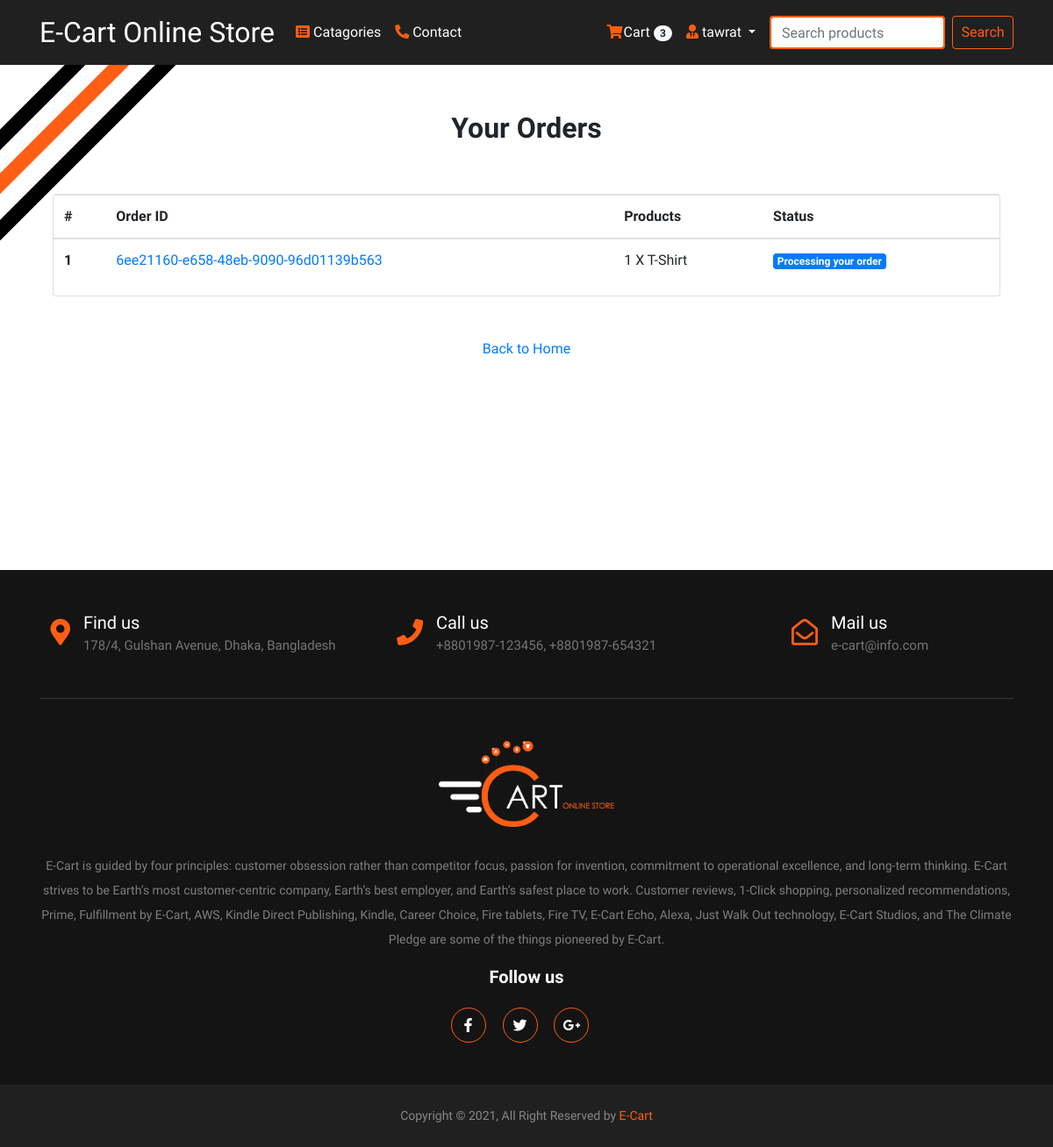
/payment/orders/ (signed in), run on an earlier commit of the app's database.
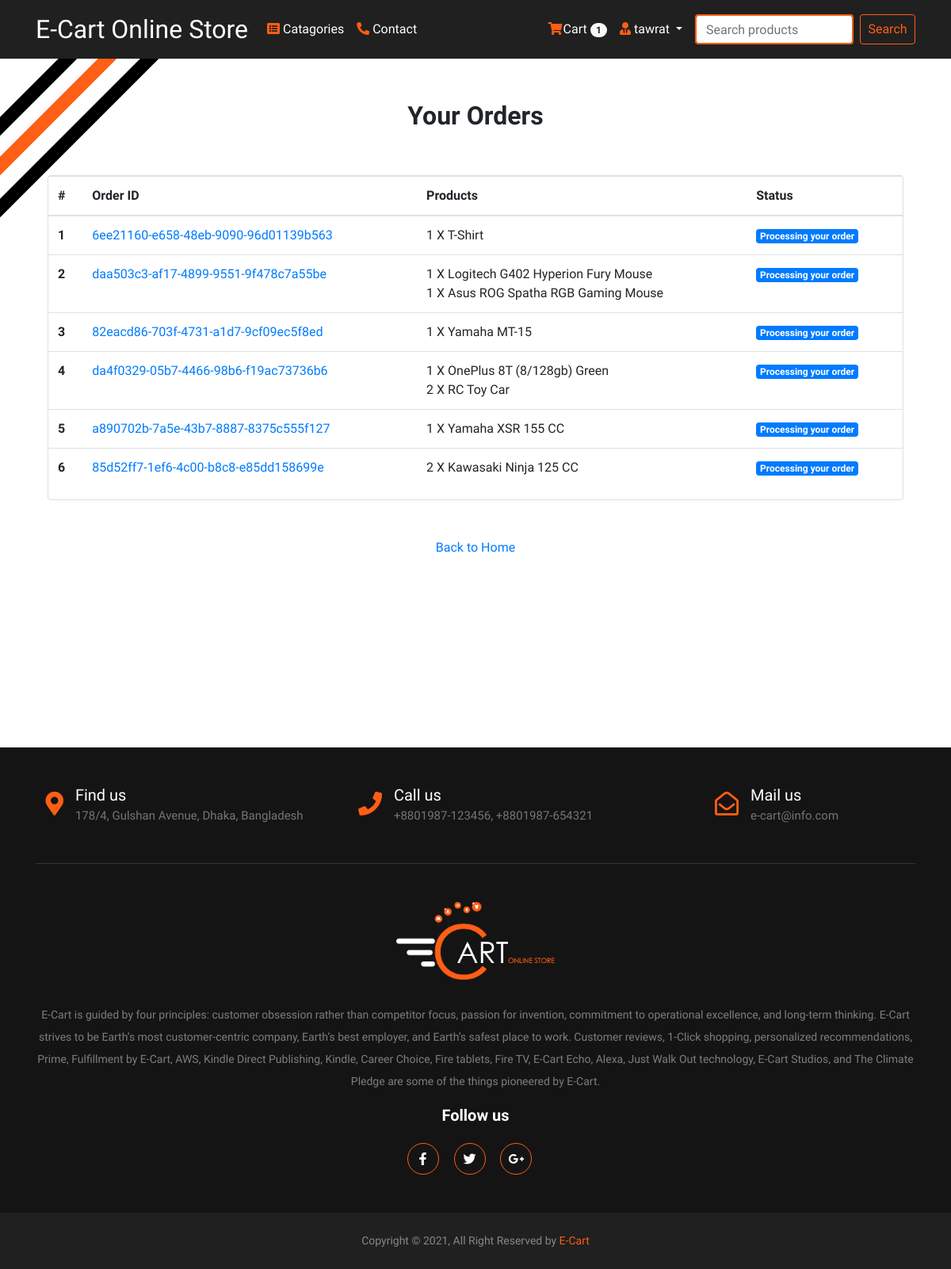
And on a later commit of the database.
### App_Login/models.py (models this page shows, shortened)
class User(AbstractBaseUser, PermissionsMixin):
    email = models.EmailField(unique=True, null=False)
    is_staff = models.BooleanField(
        ugettext_lazy('staff status'),
        default=False,
        help_text=ugettext_lazy('Designated whether the user can log in this site')
    )
    is_active = models.BooleanField(
        ugettext_lazy('active'),
        default=True,
        help_text=ugettext_lazy('Designated whether the user should be treated as active. Unselect this instead of deleting account')
    )
    USERNAME_FIELD = 'email'
    objects = MyUserManager()

class Profile(models.Model):
    user = models.OneToOneField(User, on_delete=models.CASCADE, related_name='profile')
    username = models.CharField(max_length=200, blank=True)
    full_name = models.CharField(max_length=200, blank=True)
    address_1 = models.TextField(max_length=300, blank=True)
    city = models.CharField(max_length=40, blank=True)
    zipcode = models.CharField(max_length=10, blank=True)
    country = models.CharField(max_length=50, blank=True)
    phone = models.CharField(max_length=20, blank=True)
    date_joined = models.DateTimeField(auto_now_add=True)

### App_Order/models.py (models this page shows, shortened)
class Order(models.Model):
    orderitems = models.ManyToManyField(Cart)
    user = models.ForeignKey(settings.AUTH_USER_MODEL, on_delete=models.CASCADE)
    ordered = models.BooleanField(default=False)
    created = models.DateTimeField(auto_now_add = True)
    paymentID = models.CharField(max_length=264, blank=True, null=True)
    orderID = models.CharField(max_length=264, blank=True, null=True)

class Cart(models.Model):
    user = models.ForeignKey(settings.AUTH_USER_MODEL, on_delete=models.CASCADE, related_name='cart')
    item = models.ForeignKey(Product, on_delete=models.CASCADE)
    quantity = models.IntegerField(default=1)
    purchased = models.BooleanField(default=False)
    created = models.DateTimeField(auto_now_add=True)
    updated = models.DateTimeField(auto_now=True)
    def __str__(self):
        return f'{self.quantity} X {self.item}'

### App_Shop/models.py (models this page shows)
class Product(models.Model):
    mainimage = models.ImageField(upload_to='Products')
    name = models.CharField(max_length=300)
    product_quantity = models.IntegerField(default = True, null=False)
    category = models.ForeignKey(Category, on_delete=models.CASCADE, related_name='category')
    preview_text = models.TextField(max_length=200, verbose_name = "preview Text")
    detail_text = models.TextField(max_length=1000, verbose_name = 'Description')
    price = models.FloatField()
    old_price = models.FloatField(default=0.00)
    created = models.DateTimeField(auto_now_add=True)
    def __str__(self):
        return self.name
    class Meta:
        ordering = ['-created',]

### App_Payment/views.py (the view)
# urls.py: path('orders/', views.order_view, name='orders'),
@login_required
def order_view(request):
    try:
        orders = Order.objects.filter(user=request.user, ordered=True)
        context = {'orders':orders}
    except:
        messages.warning(request, "You do not have any active order!")
        return redirect("App_Shop:home")
    return render(request, "App_Payment/order.html", context)

### App_Order/templatetags/cart_tag.py (called while the page is built)
@register.filter
def cart_total(user):
    order = Order.objects.filter(user=user, ordered=False)
    if order.exists():
        return order[0].orderitems.count()
    else:
        return 0

### templates/App_Payment/order.html
{% extends 'base.html' %}
{% block body_block %}
<div class="container mt-5">
  <h2 class="text-center"> <strong>Your Orders</strong> </h2>
  <div class="row">
    <div class="col-md-12">
      <div class="card mt-5" style="height: auto">
        <div class="table-responsive">
          <table class="table">
            <thead>
              <tr>
                <th scope="col">#</th>
                <th scope="col">Order ID</th>
                <th scope="col">Products</th>
                <th scope="col">Status</th>
              </tr>
            </thead>
            <tbody>
              {% for order in orders %}
              <tr>
                <th scope="row">{{ forloop.counter }}</th>
                <td> <a href="#">{{ order.orderID }}</a></td>
                <td>
                  {% for item in order.orderitems.all %} {{item}} <br> {% endfor %}
                </td>
                <td> <span class="badge badge-primary">Processing your order</span> </td>
              </tr>
              {% endfor %}
            </tbody>
          </table>
        </div>
      </div>
    </div>
    <div class="col-md-12 my-5 text-center">
      <a href="{% url 'App_Shop:home' %}">Back to Home</a>
    </div>
  </div>
</div>
{% endblock %}

### templates/navbar.html (shortened to what this page needs)
{% load cart_tag %}
<nav class="navbar navbar-expand-lg navbar-dark sticky-top" style="background-color: #202020;">
  <div class="container">
    <a href="{% url 'App_Shop:home' %}" class="navbar-brand">E-Cart Online Store</a>
    <div class="collapse navbar-collapse" id="navbarNav">
      <ul class="navbar-nav mr-auto">
      <li class="nav-item dropdown">
          <a class="nav-link dropdown" id="navbarNavDropdown" data-toggle="dropdown" href="#" role="button" aria-haspopup="true" aria-expanded="false"><span style="color:#ff5e14"><i class="fa fa-list-alt" aria-hidden="true"></i></span> Catagories</a>
      </li>
      <li class="nav-item">
        <a href="#footer" class="nav-link" id="navbarNav"><span style="color:#ff5e14">
            <i class="fas fa-phone-alt"></i></span> Contact
        </a>
      </li>
      </ul>
    </div>
    <div class="collapse navbar-collapse" id="navbarNav">
      <ul class="navbar-nav ml-auto">
        {% if request.user.is_authenticated %}
        <li class="nav-item">
          <a href="{% url 'App_Order:cart' %}" class="nav-link">
              <i class="fa fa-shopping-cart" style="color:#ff5e14; padding-right:1px;"></i><span class="cart_design">Cart</span>
              <span class="badge badge-pill badge-light">{{ request.user | cart_total }}</span>
          </a>
        </li>
        <li class="nav-item dropdown">
            <a class="nav-link dropdown-toggle" id="navbarNavDropdown" data-toggle="dropdown" href="#" role="button" aria-haspopup="true" aria-expanded="false"> <i class="fas fa-user-tie" style="color:#ff5e14;"></i> {{request.user.profile.username}} </a>
        </li>
        {% else %}
        <li class="nav-item"> <a href="{% url 'App_Login:login' %}"> <button class="btn-login" type="button" name="login">Login</button> </a></li>
        {% endif %}
      </ul>
      <form action="{% url 'App_Shop:search_items' %}" method="POST" class="form-inline my-2 my-lg-0">
      <input class="form-control mr-sm-2" type="search" placeholder="Search products" aria-label="Search" name="searched" style="margin-left:8px; width:200px; border:2px solid #ff5e14">
      <button class="btn-search" type="submit">Search</button>
    </form>
    </div>
  </div>
</nav>

What changed in the data, as far as the page shows it:
changed User "tawrat": user|cart_total "3" → "1"
now on this page (row edited): Order: orderID "daa503c3-af17-4899-9551-9f478c7a55be"
now on this page (row edited): Cart: quantity+item "1 X Logitech G402 Hyperion Fury Mouse", shown under "daa503c3-af17-4899-9551-9f478c7a55be"
added Cart: quantity+item "1 X Asus ROG Spatha RGB Gaming Mouse", shown under "daa503c3-af17-4899-9551-9f478c7a55be"
added Order: orderID "82eacd86-703f-4731-a1d7-9cf09ec5f8ed"
added Cart: quantity+item "1 X Yamaha MT-15", shown under "82eacd86-703f-4731-a1d7-9cf09ec5f8ed"
added Order: orderID "da4f0329-05b7-4466-98b6-f19ac73736b6"
added Cart: quantity+item "1 X OnePlus 8T (8/128gb) Green", shown under "da4f0329-05b7-4466-98b6-f19ac73736b6"
added Cart: quantity+item "2 X RC Toy Car", shown under "da4f0329-05b7-4466-98b6-f19ac73736b6"
added Order: orderID "a890702b-7a5e-43b7-8887-8375c555f127"
added Cart: quantity+item "1 X Yamaha XSR 155 CC", shown under "a890702b-7a5e-43b7-8887-8375c555f127"
added Order: orderID "85d52ff7-1ef6-4c00-b8c8-e85dd158699e"
added Cart: quantity+item "2 X Kawasaki Ninja 125 CC", shown under "85d52ff7-1ef6-4c00-b8c8-e85dd158699e"
